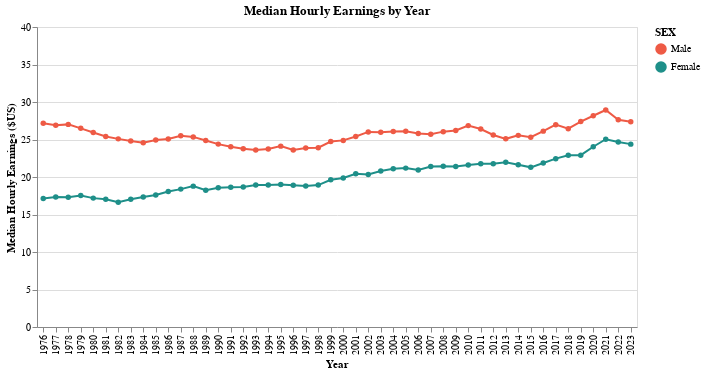

Notebook code for this chart:
### Code cell
# Gender median hourly wage
median_wages = asec.groupby(["YEAR", "SEX"])["HOURLYWAGE"].median().reset_index()
chart = alt.Chart(median_wages).mark_line(point=True).encode(
    x=alt.X("YEAR:O", title="Year"),
    y=alt.Y("HOURLYWAGE:Q", title="Median Hourly Earnings ($US)",
            scale=alt.Scale(domain=[0, 40])),
    color=alt.Color("SEX:N",
      scale=alt.Scale(domain=['Male', 'Female'], range=gender_colors))
).properties(width=600, title="Median Hourly Earnings by Year")

chart.save(FIGS_DIR / "by_dollar.png")
chart

### Figure 1 — Vega-Lite specification as saved in the notebook (floating-point values rounded to 4 significant figures)
{"config": {"view": {"continuousWidth": 300, "continuousHeight": 300}}, "data": {"name": "data-f085613f9e637205a2ad4c4fa37f8649"}, "mark": {"type": "line", "point": true}, "encoding": {"color": {"field": "SEX", "scale": {"domain": ["Male", "Female"], "range": ["#EE5A45", "#1E8F89"]}, "type": "nominal"}, "x": {"field": "YEAR", "title": "Year", "type": "ordinal"}, "y": {"field": "HOURLYWAGE", "scale": {"domain": [0, 40]}, "title": "Median Hourly Earnings ($US)", "type": "quantitative"}}, "title": "Median Hourly Earnings by Year", "width": 600, "$schema": "https://vega.github.io/schema/vega-lite/v5.17.0.json", "datasets": {"data-f085613f9e637205a2ad4c4fa37f8649": [{"YEAR": 1976, "SEX": "Female", "HOURLYWAGE": 17.12}, {"YEAR": 1976, "SEX": "Male", "HOURLYWAGE": 27.18}, {"YEAR": 1977, "SEX": "Female", "HOURLYWAGE": 17.34}, {"YEAR": 1977, "SEX": "Male", "HOURLYWAGE": 26.89}, {"YEAR": 1978, "SEX": "Female", "HOURLYWAGE": 17.29}, {"YEAR": 1978, "SEX": "Male", "HOURLYWAGE": 27.02}, {"YEAR": 1979, "SEX": "Female", "HOURLYWAGE": 17.55}, {"YEAR": 1979, "SEX": "Male", "HOURLYWAGE": 26.49}, {"YEAR": 1980, "SEX": "Female", "HOURLYWAGE": 17.18}, {"YEAR": 1980, "SEX": "Male", "HOURLYWAGE": 25.93}, {"YEAR": 1981, "SEX": "Female", "HOURLYWAGE": 17.03}, {"YEAR": 1981, "SEX": "Male", "HOURLYWAGE": 25.41}, {"YEAR": 1982, "SEX": "Female", "HOURLYWAGE": 16.63}, {"YEAR": 1982, "SEX": "Male", "HOURLYWAGE": 25.08}, {"YEAR": 1983, "SEX": "Female", "HOURLYWAGE": 17.04}, {"YEAR": 1983, "SEX": "Male", "HOURLYWAGE": 24.81}, {"YEAR": 1984, "SEX": "Female", "HOURLYWAGE": 17.34}, {"YEAR": 1984, "SEX": "Male", "HOURLYWAGE": 24.57}, {"YEAR": 1985, "SEX": "Female", "HOURLYWAGE": 17.6}, {"YEAR": 1985, "SEX": "Male", "HOURLYWAGE": 24.93}, {"YEAR": 1986, "SEX": "Female", "HOURLYWAGE": 18.05}, {"YEAR": 1986, "SEX": "Male", "HOURLYWAGE": 25.07}, {"YEAR": 1987, "SEX": "Female", "HOURLYWAGE": 18.38}, {"YEAR": 1987, "SEX": "Male", "HOURLYWAGE": 25.49}, {"YEAR": 1988, "SEX": "Female", "HOURLYWAGE": 18.78}, {"YEAR": 1988, "SEX": "Male", "HOURLYWAGE": 25.35}, {"YEAR": 1989, "SEX": "Female", "HOURLYWAGE": 18.25}, {"YEAR": 1989, "SEX": "Male", "HOURLYWAGE": 24.87}, {"YEAR": 1990, "SEX": "Female", "HOURLYWAGE": 18.58}, {"YEAR": 1990, "SEX": "Male", "HOURLYWAGE": 24.38}, {"YEAR": 1991, "SEX": "Female", "HOURLYWAGE": 18.62}, {"YEAR": 1991, "SEX": "Male", "HOURLYWAGE": 24.03}, {"YEAR": 1992, "SEX": "Female", "HOURLYWAGE": 18.68}, {"YEAR": 1992, "SEX": "Male", "HOURLYWAGE": 23.77}, {"YEAR": 1993, "SEX": "Female", "HOURLYWAGE": 18.93}, {"YEAR": 1993, "SEX": "Male", "HOURLYWAGE": 23.59}, {"YEAR": 1994, "SEX": "Female", "HOURLYWAGE": 18.93}, {"YEAR": 1994, "SEX": "Male", "HOURLYWAGE": 23.72}, {"YEAR": 1995, "SEX": "Female", "HOURLYWAGE": 18.99}, {"YEAR": 1995, "SEX": "Male", "HOURLYWAGE": 24.12}, {"YEAR": 1996, "SEX": "Female", "HOURLYWAGE": 18.89}, {"YEAR": 1996, "SEX": "Male", "HOURLYWAGE": 23.61}, {"YEAR": 1997, "SEX": "Female", "HOURLYWAGE": 18.8}, {"YEAR": 1997, "SEX": "Male", "HOURLYWAGE": 23.86}, {"YEAR": 1998, "SEX": "Female", "HOURLYWAGE": 18.92}, {"YEAR": 1998, "SEX": "Male", "HOURLYWAGE": 23.91}, {"YEAR": 1999, "SEX": "Female", "HOURLYWAGE": 19.62}, {"YEAR": 1999, "SEX": "Male", "HOURLYWAGE": 24.72}, {"YEAR": 2000, "SEX": "Female", "HOURLYWAGE": 19.87}, {"YEAR": 2000, "SEX": "Male", "HOURLYWAGE": 24.88}, {"YEAR": 2001, "SEX": "Female", "HOURLYWAGE": 20.42}, {"YEAR": 2001, "SEX": "Male", "HOURLYWAGE": 25.4}, {"YEAR": 2002, "SEX": "Female", "HOURLYWAGE": 20.32}, {"YEAR": 2002, "SEX": "Male", "HOURLYWAGE": 26.02}, {"YEAR": 2003, "SEX": "Female", "HOURLYWAGE": 20.8}, {"YEAR": 2003, "SEX": "Male", "HOURLYWAGE": 25.96}, {"YEAR": 2004, "SEX": "Female", "HOURLYWAGE": 21.11}, {"YEAR": 2004, "SEX": "Male", "HOURLYWAGE": 26.06}, {"YEAR": 2005, "SEX": "Female", "HOURLYWAGE": 21.18}, {"YEAR": 2005, "SEX": "Male", "HOURLYWAGE": 26.11}, {"YEAR": 2006, "SEX": "Female", "HOURLYWAGE": 20.94}, {"YEAR": 2006, "SEX": "Male", "HOURLYWAGE": 25.79}, {"YEAR": 2007, "SEX": "Female", "HOURLYWAGE": 21.41}, {"YEAR": 2007, "SEX": "Male", "HOURLYWAGE": 25.69}, {"YEAR": 2008, "SEX": "Female", "HOURLYWAGE": 21.43}, {"YEAR": 2008, "SEX": "Male", "HOURLYWAGE": 26.05}, {"YEAR": 2009, "SEX": "Female", "HOURLYWAGE": 21.4}, {"YEAR": 2009, "SEX": "Male", "HOURLYWAGE": 26.21}, {"YEAR": 2010, "SEX": "Female", "HOURLYWAGE": 21.61}, {"YEAR": 2010, "SEX": "Male", "HOURLYWAGE": 26.85}, {"YEAR": 2011, "SEX": "Female", "HOURLYWAGE": 21.78}, {"YEAR": 2011, "SEX": "Male", "HOURLYWAGE": 26.4}, {"YEAR": 2012, "SEX": "Female", "HOURLYWAGE": 21.77}, {"YEAR": 2012, "SEX": "Male", "HOURLYWAGE": 25.61}, {"YEAR": 2013, "SEX": "Female", "HOURLYWAGE": 21.95}, {"YEAR": 2013, "SEX": "Male", "HOURLYWAGE": 25.09}, {"YEAR": 2014, "SEX": "Female", "HOURLYWAGE": 21.62}, {"YEAR": 2014, "SEX": "Male", "HOURLYWAGE": 25.55}, {"YEAR": 2015, "SEX": "Female", "HOURLYWAGE": 21.29}, {"YEAR": 2015, "SEX": "Male", "HOURLYWAGE": 25.3}, {"YEAR": 2016, "SEX": "Female", "HOURLYWAGE": 21.86}, {"YEAR": 2016, "SEX": "Male", "HOURLYWAGE": 26.12}, {"YEAR": 2017, "SEX": "Female", "HOURLYWAGE": 22.45}, {"YEAR": 2017, "SEX": "Male", "HOURLYWAGE": 26.98}, {"YEAR": 2018, "SEX": "Female", "HOURLYWAGE": 22.91}, {"YEAR": 2018, "SEX": "Male", "HOURLYWAGE": 26.44}, {"YEAR": 2019, "SEX": "Female", "HOURLYWAGE": 22.91}, {"YEAR": 2019, "SEX": "Male", "HOURLYWAGE": 27.39}, {"YEAR": 2020, "SEX": "Female", "HOURLYWAGE": 24.03}, {"YEAR": 2020, "SEX": "Male", "HOURLYWAGE": 28.16}, {"YEAR": 2021, "SEX": "Female", "HOURLYWAGE": 25.04}, {"YEAR": 2021, "SEX": "Male", "HOURLYWAGE": 28.93}, {"YEAR": 2022, "SEX": "Female", "HOURLYWAGE": 24.65}, {"YEAR": 2022, "SEX": "Male", "HOURLYWAGE": 27.63}, {"YEAR": 2023, "SEX": "Female", "HOURLYWAGE": 24.38}, {"YEAR": 2023, "SEX": "Male", "HOURLYWAGE": 27.36}]}}
